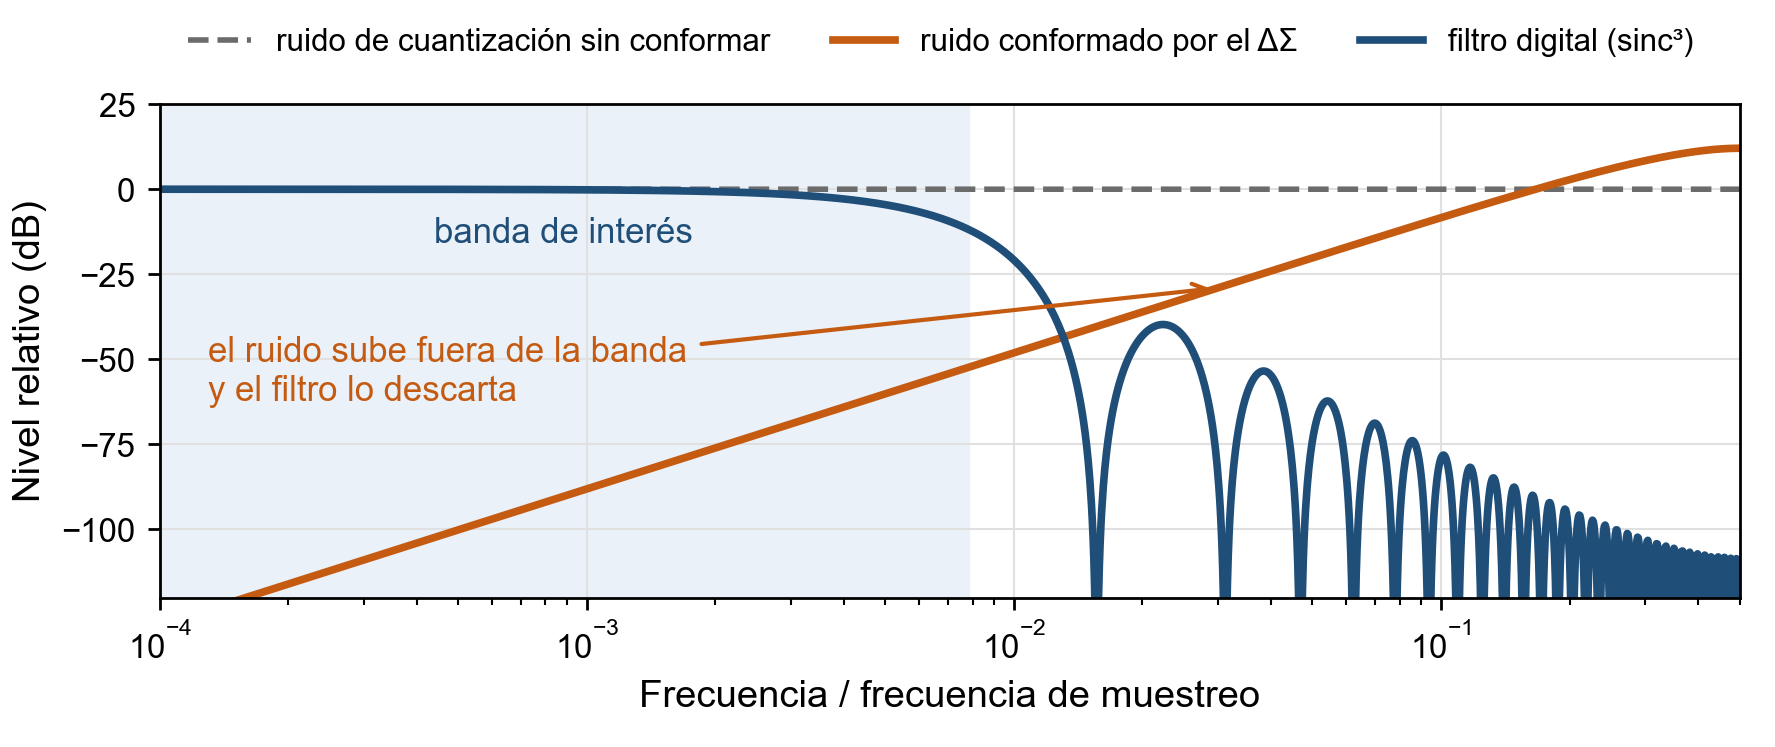

This chart was generated by the following Python code:
#!/usr/bin/env python3
"""Figura propia ilustrativa (slide larga 76): sobremuestreo y conformación del ruido delta-sigma.

Modelo genérico: ruido de cuantización blanco, función de transferencia del ruido de un
modulador de 2.º orden |NTF| = (2 sen(pi f/fs))^2 y filtro de diezmado sinc^3 con M = 64.
NO son los parámetros del ADC del PSoC: es un ejemplo para explicar el principio.
Uso: python fig_delta_sigma_es.py salida.png
"""
import sys
import numpy as np
import matplotlib
matplotlib.use("Agg")
import matplotlib.pyplot as plt

NAVY, BLUE, ALERT, LIGHT, GRAY = "#1F4E79", "#2E75B6", "#C55A11", "#EAF1F8", "#6B6B6B"
plt.rcParams["font.family"] = "Arial"
M = 64
f = np.logspace(-4, np.log10(0.5), 2000)          # frecuencia normalizada a fs
ntf = (2 * np.sin(np.pi * f)) ** 2
sinc3 = np.abs(np.sin(np.pi * f * M) / (M * np.sin(np.pi * f))) ** 3
db = lambda x: 20 * np.log10(np.maximum(x, 1e-12))

fig = plt.figure(figsize=(7.1, 2.99), dpi=250)
ax = fig.add_axes([0.09, 0.2, 0.89, 0.66])
fb = 1 / (2 * M)
ax.axvspan(1e-4, fb, color=LIGHT, zorder=0)
ax.text(np.sqrt(1e-4 * fb), -8, "banda de interés", ha="center", va="top", fontsize=10, color=NAVY)
ax.plot(f, np.zeros_like(f), "--", color=GRAY, lw=1.6, label="ruido de cuantización sin conformar")
ax.plot(f, db(ntf), color=ALERT, lw=2.2, label="ruido conformado por el ΔΣ")
ax.plot(f, db(sinc3), color=NAVY, lw=2.2, label="filtro digital (sinc³)")
ax.set_xscale("log"); ax.set_xlim(1e-4, 0.5); ax.set_ylim(-120, 25)
ax.set_xlabel("Frecuencia / frecuencia de muestreo", fontsize=11)
ax.set_ylabel("Nivel relativo (dB)", fontsize=11)
ax.tick_params(labelsize=9.5)
ax.grid(True, which="major", color="#E0E0E0", lw=0.6)
f_flecha = 0.03  # la punta de la flecha cae sobre la curva naranja (antes quedaba 7 dB por debajo)
ax.annotate("el ruido sube fuera de la banda\ny el filtro lo descarta", xy=(f_flecha, db((2 * np.sin(np.pi * f_flecha)) ** 2)),
            xytext=(1.3e-4, -62),
            fontsize=10, color=ALERT, arrowprops=dict(arrowstyle="->", color=ALERT, lw=1.2))
fig.legend(*ax.get_legend_handles_labels(), loc="upper center", ncol=3, fontsize=9, frameon=False, bbox_to_anchor=(0.53, 1.0))
fig.savefig(sys.argv[1] if len(sys.argv) > 1 else "g7_delta_sigma_propia.png", facecolor="white")
print("ok")
